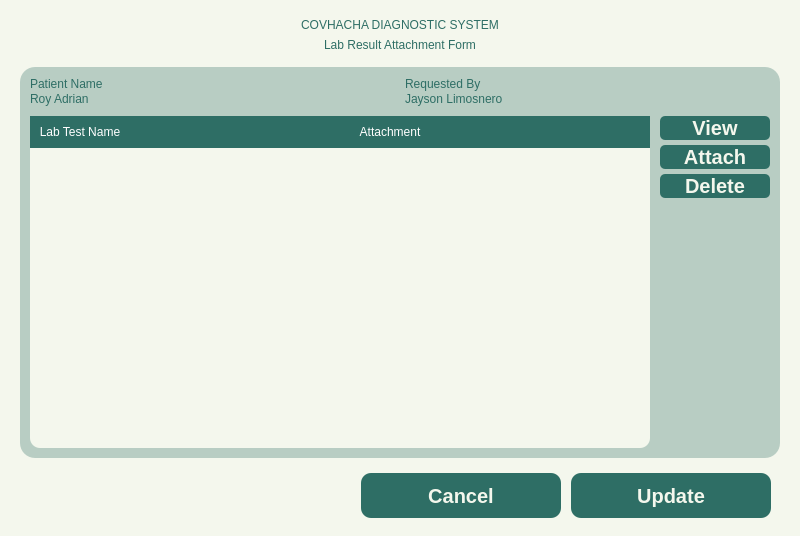
<?xml version="1.0" encoding="UTF-8"?>
<ui version="4.0">
 <class>MainWindow</class>
 <widget class="QMainWindow" name="MainWindow">
  <property name="geometry">
   <rect>
    <x>0</x>
    <y>0</y>
    <width>800</width>
    <height>536</height>
   </rect>
  </property>
  <property name="baseSize">
   <size>
    <width>800</width>
    <height>640</height>
   </size>
  </property>
  <property name="windowTitle">
   <string>MainWindow</string>
  </property>
  <property name="styleSheet">
   <string notr="true">*{
	padding: 0px;
	margin: 0px;
	border: 0px;
	background-color: #F4F7ED;
}

</string>
  </property>
  <widget class="QWidget" name="centralwidget">
   <layout class="QVBoxLayout" name="verticalLayout">
    <property name="leftMargin">
     <number>20</number>
    </property>
    <property name="rightMargin">
     <number>20</number>
    </property>
    <item alignment="Qt::AlignTop">
     <widget class="QWidget" name="Header" native="true">
      <property name="sizePolicy">
       <sizepolicy hsizetype="Expanding" vsizetype="Preferred">
        <horstretch>0</horstretch>
        <verstretch>0</verstretch>
       </sizepolicy>
      </property>
      <property name="styleSheet">
       <string notr="true">QLabel {
	font: bold 20pt &quot;Satoshi Black&quot;;
	color: #2E6E65;
    qproperty-wordWrap: true;
	background: transparent;
}
#Subheader {
	font: 500 14pt &quot;Satoshi Medium&quot;;
}</string>
      </property>
      <layout class="QVBoxLayout" name="verticalLayout_2">
       <item>
        <widget class="QLabel" name="Title">
         <property name="text">
          <string>COVHACHA DIAGNOSTIC SYSTEM</string>
         </property>
         <property name="alignment">
          <set>Qt::AlignCenter</set>
         </property>
        </widget>
       </item>
       <item>
        <widget class="QLabel" name="Subheader">
         <property name="text">
          <string>Lab Result Attachment Form</string>
         </property>
         <property name="alignment">
          <set>Qt::AlignCenter</set>
         </property>
        </widget>
       </item>
      </layout>
     </widget>
    </item>
    <item>
     <widget class="QWidget" name="Body" native="true">
      <property name="sizePolicy">
       <sizepolicy hsizetype="Expanding" vsizetype="Preferred">
        <horstretch>0</horstretch>
        <verstretch>0</verstretch>
       </sizepolicy>
      </property>
      <property name="styleSheet">
       <string notr="true">QLabel {
	font: 300 12pt &quot;Lexend Light&quot;;
	color: #2E6E65;
}
#Patient, #Doctor {
	font: 14pt &quot;Lexend SemiBold&quot;;
}
#StaffTypeCon, #StaffNameCon, #StaffInfoCon, #SpecializationCon {
	background-color: transparent;
}
*{
	background-color: transparent;
}
#Body {
	background-color: rgba(46, 110, 101, 77);
	border-radius: 15px;
}



</string>
      </property>
      <layout class="QVBoxLayout" name="verticalLayout_6">
       <property name="spacing">
        <number>10</number>
       </property>
       <property name="leftMargin">
        <number>10</number>
       </property>
       <property name="topMargin">
        <number>10</number>
       </property>
       <property name="rightMargin">
        <number>10</number>
       </property>
       <property name="bottomMargin">
        <number>10</number>
       </property>
       <item>
        <widget class="QWidget" name="widget_3" native="true">
         <layout class="QHBoxLayout" name="horizontalLayout_3">
          <property name="spacing">
           <number>10</number>
          </property>
          <property name="leftMargin">
           <number>0</number>
          </property>
          <property name="topMargin">
           <number>0</number>
          </property>
          <property name="rightMargin">
           <number>0</number>
          </property>
          <property name="bottomMargin">
           <number>0</number>
          </property>
          <item>
           <widget class="QWidget" name="widget_5" native="true">
            <layout class="QVBoxLayout" name="verticalLayout_3">
             <property name="spacing">
              <number>1</number>
             </property>
             <property name="leftMargin">
              <number>0</number>
             </property>
             <property name="topMargin">
              <number>0</number>
             </property>
             <property name="rightMargin">
              <number>0</number>
             </property>
             <property name="bottomMargin">
              <number>0</number>
             </property>
             <item>
              <widget class="QLabel" name="Title_2">
               <property name="text">
                <string>Patient Name</string>
               </property>
              </widget>
             </item>
             <item>
              <widget class="QLabel" name="Patient">
               <property name="text">
                <string>Roy Adrian</string>
               </property>
              </widget>
             </item>
            </layout>
           </widget>
          </item>
          <item>
           <widget class="QWidget" name="widget_6" native="true">
            <layout class="QVBoxLayout" name="verticalLayout_4">
             <property name="spacing">
              <number>1</number>
             </property>
             <property name="leftMargin">
              <number>0</number>
             </property>
             <property name="topMargin">
              <number>0</number>
             </property>
             <property name="rightMargin">
              <number>0</number>
             </property>
             <property name="bottomMargin">
              <number>0</number>
             </property>
             <item>
              <widget class="QLabel" name="label_3">
               <property name="text">
                <string>Requested By</string>
               </property>
              </widget>
             </item>
             <item>
              <widget class="QLabel" name="Doctor">
               <property name="text">
                <string>Jayson Limosnero</string>
               </property>
              </widget>
             </item>
            </layout>
           </widget>
          </item>
         </layout>
        </widget>
       </item>
       <item>
        <widget class="QWidget" name="widget_4" native="true">
         <property name="styleSheet">
          <string notr="true">QPushButton {
	font: 900 10pt &quot;Satoshi Black&quot;;
	background-color:  #2E6E65;
	border-radius: 5px;
	font-weight: bold;	
	font-size: 20px;
	color: #F4F7ED;
	text-align: center;
}</string>
         </property>
         <layout class="QHBoxLayout" name="horizontalLayout_4">
          <property name="spacing">
           <number>10</number>
          </property>
          <property name="leftMargin">
           <number>0</number>
          </property>
          <property name="topMargin">
           <number>0</number>
          </property>
          <property name="rightMargin">
           <number>0</number>
          </property>
          <property name="bottomMargin">
           <number>0</number>
          </property>
          <item>
           <widget class="QTableWidget" name="tableWidget">
            <property name="styleSheet">
             <string notr="true">QTableWidget {
	background-color: #F4F7ED;
	gridline-color: transparent;
	border-radius: 10px;
}
QTableWidget::item {
	border: none;
	font: 16pt &quot;Lexend&quot;;
}
QTableWidget::item:selected {
	background-color: rgba(46, 110, 101, 0.3);
}
QTableWidget QHeaderView::section {
	background-color: #2E6E65;
	color: white;
	padding: 5px;
	font: 18px &quot;Lexend Medium&quot;;
	border: 2px solid #2E6E65;
}
</string>
            </property>
            <attribute name="horizontalHeaderStretchLastSection">
             <bool>true</bool>
            </attribute>
            <attribute name="verticalHeaderStretchLastSection">
             <bool>false</bool>
            </attribute>
            <column>
             <property name="text">
              <string>Lab Test Name</string>
             </property>
            </column>
            <column>
             <property name="text">
              <string>Attachment</string>
             </property>
            </column>
           </widget>
          </item>
          <item alignment="Qt::AlignTop">
           <widget class="QWidget" name="widget_2" native="true">
            <property name="sizePolicy">
             <sizepolicy hsizetype="Fixed" vsizetype="Preferred">
              <horstretch>0</horstretch>
              <verstretch>0</verstretch>
             </sizepolicy>
            </property>
            <property name="minimumSize">
             <size>
              <width>110</width>
              <height>0</height>
             </size>
            </property>
            <layout class="QVBoxLayout" name="verticalLayout_5">
             <property name="spacing">
              <number>5</number>
             </property>
             <property name="leftMargin">
              <number>0</number>
             </property>
             <property name="topMargin">
              <number>0</number>
             </property>
             <property name="rightMargin">
              <number>0</number>
             </property>
             <property name="bottomMargin">
              <number>0</number>
             </property>
             <item>
              <widget class="QPushButton" name="pushButton">
               <property name="text">
                <string>View</string>
               </property>
              </widget>
             </item>
             <item>
              <widget class="QPushButton" name="pushButton_2">
               <property name="text">
                <string>Attach</string>
               </property>
              </widget>
             </item>
             <item>
              <widget class="QPushButton" name="pushButton_3">
               <property name="text">
                <string>Delete</string>
               </property>
              </widget>
             </item>
            </layout>
           </widget>
          </item>
         </layout>
        </widget>
       </item>
      </layout>
     </widget>
    </item>
    <item alignment="Qt::AlignBottom">
     <widget class="QWidget" name="Buttons" native="true">
      <property name="sizePolicy">
       <sizepolicy hsizetype="Expanding" vsizetype="Preferred">
        <horstretch>0</horstretch>
        <verstretch>0</verstretch>
       </sizepolicy>
      </property>
      <layout class="QHBoxLayout" name="horizontalLayout">
       <item alignment="Qt::AlignRight">
        <widget class="QWidget" name="widget" native="true">
         <property name="sizePolicy">
          <sizepolicy hsizetype="Fixed" vsizetype="Preferred">
           <horstretch>0</horstretch>
           <verstretch>0</verstretch>
          </sizepolicy>
         </property>
         <property name="maximumSize">
          <size>
           <width>500</width>
           <height>16777215</height>
          </size>
         </property>
         <layout class="QHBoxLayout" name="horizontalLayout_2">
          <property name="spacing">
           <number>10</number>
          </property>
          <property name="leftMargin">
           <number>0</number>
          </property>
          <property name="topMargin">
           <number>0</number>
          </property>
          <property name="rightMargin">
           <number>0</number>
          </property>
          <property name="bottomMargin">
           <number>0</number>
          </property>
          <item>
           <widget class="QPushButton" name="Cancel">
            <property name="sizePolicy">
             <sizepolicy hsizetype="Fixed" vsizetype="Preferred">
              <horstretch>0</horstretch>
              <verstretch>0</verstretch>
             </sizepolicy>
            </property>
            <property name="minimumSize">
             <size>
              <width>200</width>
              <height>45</height>
             </size>
            </property>
            <property name="maximumSize">
             <size>
              <width>200</width>
              <height>45</height>
             </size>
            </property>
            <property name="styleSheet">
             <string notr="true">QPushButton {
	font: 900 10pt &quot;Satoshi Black&quot;;
	background-color:  #2E6E65;
	border-radius: 10px;
	font-weight: bold;
	font-size: 20px;
	color: #F4F7ED;
}</string>
            </property>
            <property name="text">
             <string>Cancel</string>
            </property>
           </widget>
          </item>
          <item>
           <widget class="QPushButton" name="AddCheckUp">
            <property name="sizePolicy">
             <sizepolicy hsizetype="Expanding" vsizetype="Preferred">
              <horstretch>0</horstretch>
              <verstretch>0</verstretch>
             </sizepolicy>
            </property>
            <property name="minimumSize">
             <size>
              <width>200</width>
              <height>45</height>
             </size>
            </property>
            <property name="maximumSize">
             <size>
              <width>200</width>
              <height>45</height>
             </size>
            </property>
            <property name="styleSheet">
             <string notr="true">QPushButton {
	font: 900 10pt &quot;Satoshi Black&quot;;
	background-color:  #2E6E65;
	border-radius: 10px;
	font-weight: bold;
	font-size: 20px;
	color: #F4F7ED;
}</string>
            </property>
            <property name="text">
             <string>Update</string>
            </property>
           </widget>
          </item>
         </layout>
        </widget>
       </item>
      </layout>
     </widget>
    </item>
   </layout>
  </widget>
 </widget>
 <resources>
  <include location="../Images/resources.qrc"/>
 </resources>
 <connections/>
</ui>
